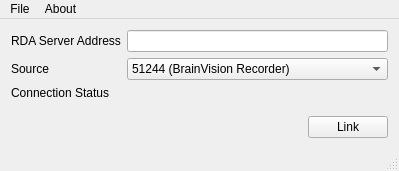
<?xml version="1.0" encoding="UTF-8"?>
<ui version="4.0">
 <class>MainWindow</class>
 <widget class="QMainWindow" name="MainWindow">
  <property name="geometry">
   <rect>
    <x>0</x>
    <y>0</y>
    <width>399</width>
    <height>171</height>
   </rect>
  </property>
  <property name="windowTitle">
   <string>BrainVision RDA Connector</string>
  </property>
  <widget class="QWidget" name="centralWidget">
   <layout class="QVBoxLayout" name="verticalLayout">
    <item>
     <layout class="QFormLayout" name="formLayout">
      <property name="fieldGrowthPolicy">
       <enum>QFormLayout::AllNonFixedFieldsGrow</enum>
      </property>
      <item row="0" column="0">
       <widget class="QLabel" name="label_4">
        <property name="text">
         <string>RDA Server Address</string>
        </property>
       </widget>
      </item>
      <item row="0" column="1">
       <widget class="QLineEdit" name="serverIP"/>
      </item>
      <item row="2" column="1">
       <widget class="QLabel" name="connectionStatus">
        <property name="text">
         <string/>
        </property>
       </widget>
      </item>
      <item row="2" column="0">
       <widget class="QLabel" name="label_2">
        <property name="text">
         <string>Connection Status</string>
        </property>
       </widget>
      </item>
      <item row="1" column="1">
       <widget class="QComboBox" name="cbPort">
        <property name="toolTip">
         <string>For now, only Recorder RDA is implemented. To implement RecView's would require significant surgery on this app.</string>
        </property>
        <item>
         <property name="text">
          <string>51244 (BrainVision Recorder)</string>
         </property>
        </item>
       </widget>
      </item>
      <item row="1" column="0">
       <widget class="QLabel" name="label">
        <property name="text">
         <string>Source</string>
        </property>
       </widget>
      </item>
     </layout>
    </item>
    <item>
     <layout class="QHBoxLayout" name="horizontalLayout">
      <item>
       <spacer name="horizontalSpacer">
        <property name="orientation">
         <enum>Qt::Horizontal</enum>
        </property>
        <property name="sizeHint" stdset="0">
         <size>
          <width>40</width>
          <height>20</height>
         </size>
        </property>
       </spacer>
      </item>
      <item>
       <widget class="QPushButton" name="linkButton">
        <property name="text">
         <string>Link</string>
        </property>
       </widget>
      </item>
     </layout>
    </item>
   </layout>
  </widget>
  <widget class="QMenuBar" name="menuBar">
   <property name="geometry">
    <rect>
     <x>0</x>
     <y>0</y>
     <width>399</width>
     <height>21</height>
    </rect>
   </property>
   <widget class="QMenu" name="menuFile">
    <property name="title">
     <string>File</string>
    </property>
    <addaction name="actionLoad_Configuration"/>
    <addaction name="actionSave_Configuration"/>
    <addaction name="separator"/>
    <addaction name="actionQuit_2"/>
   </widget>
   <widget class="QMenu" name="menuAbout">
    <property name="title">
     <string>About</string>
    </property>
    <addaction name="actionVersions"/>
   </widget>
   <addaction name="menuFile"/>
   <addaction name="menuAbout"/>
  </widget>
  <widget class="QStatusBar" name="statusBar"/>
  <action name="actionLoad_Configuration">
   <property name="text">
    <string>Load Configuration</string>
   </property>
  </action>
  <action name="actionSave_Configuration">
   <property name="text">
    <string>Save Configuration</string>
   </property>
  </action>
  <action name="actionQuit">
   <property name="text">
    <string>Quit</string>
   </property>
  </action>
  <action name="actionQuit_2">
   <property name="text">
    <string>Quit</string>
   </property>
  </action>
  <action name="actionVersions">
   <property name="text">
    <string>Versions</string>
   </property>
  </action>
 </widget>
 <layoutdefault spacing="6" margin="11"/>
 <resources/>
 <connections/>
</ui>
